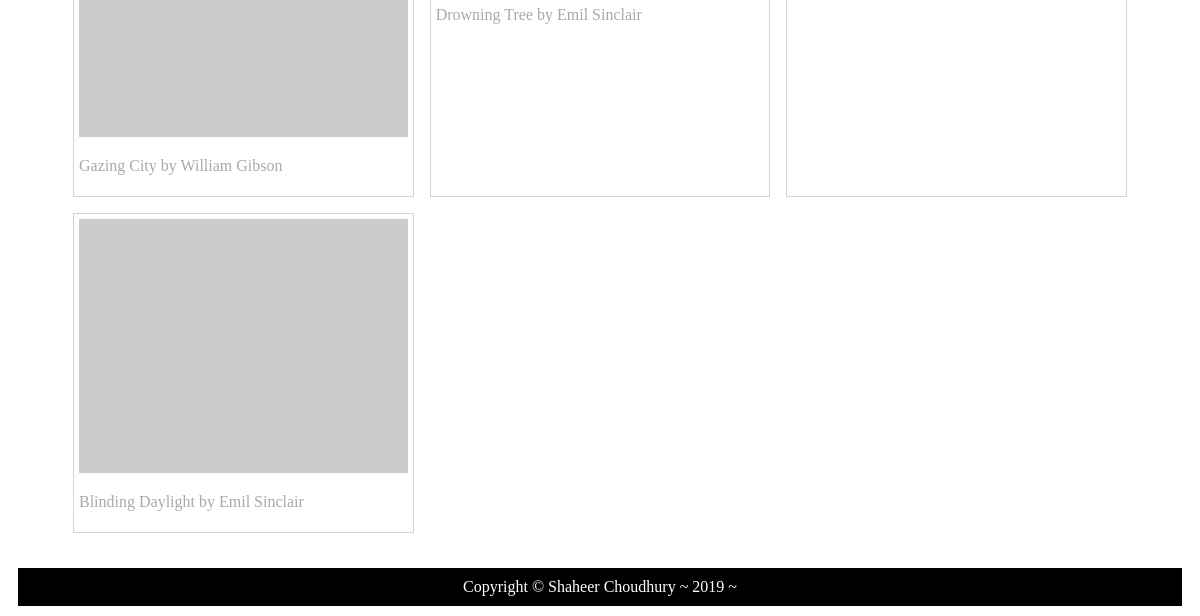
/pictures/ (lower part), run on an earlier commit of the app's database.
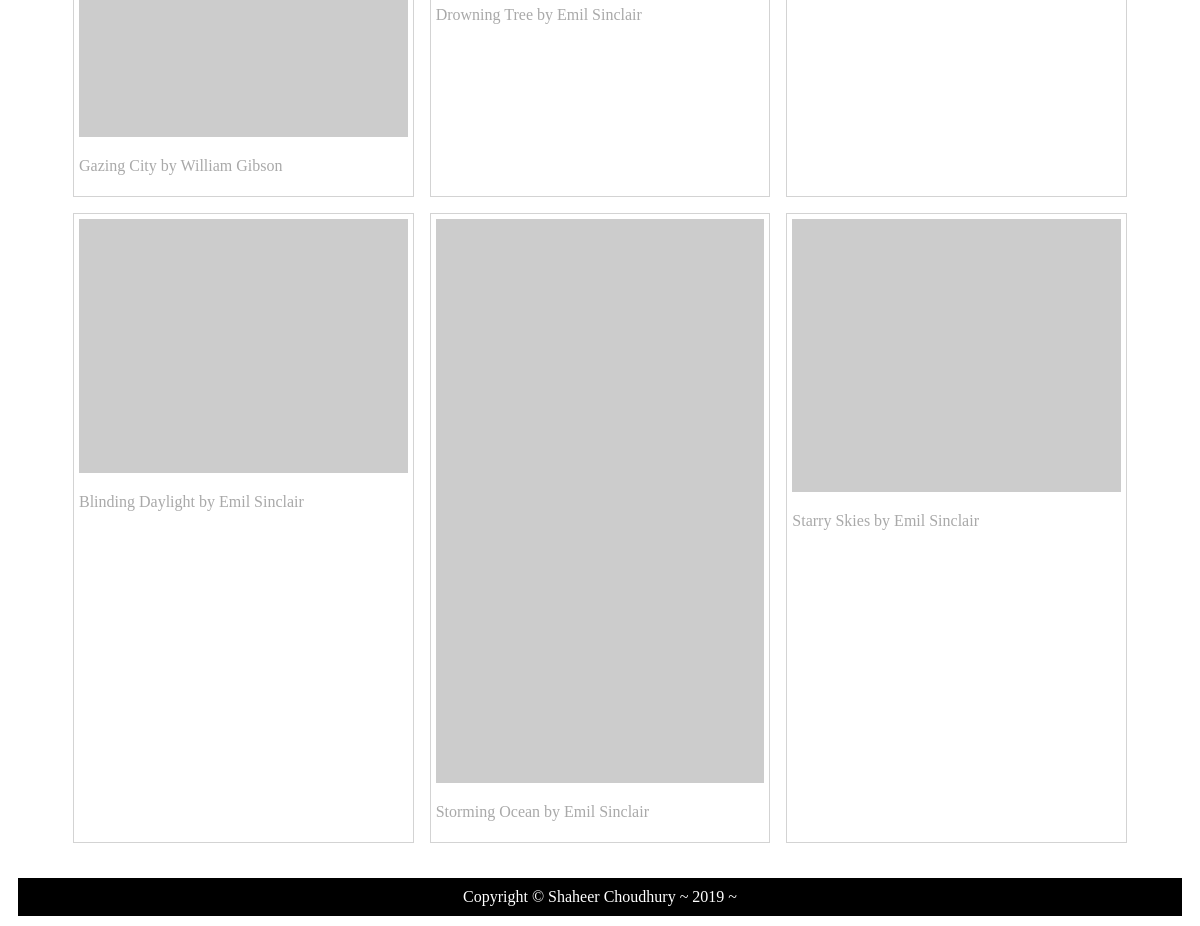
And on a later commit of the database.
### photogur/models.py (models this page shows, shortened)
class Picture(models.Model):
    title = models.CharField(max_length=255)
    artist = models.CharField(max_length=255)
    url = models.CharField(max_length=255, validators=[URLValidator()])
    user = models.ForeignKey(User, on_delete=models.CASCADE, related_name='pictures')

### photogur/views.py (the view)
# urls.py: path('pictures/', pictures_html),
def pictures_html(request):
    context = { 'pictures': Picture.objects.all() }
    response = render(request, 'pictures.html', context)
    return HttpResponse(response)

### photogur/templates/pictures.html
{% extends 'base.html' %}
{% block content %}
    <div class = "main_gallery">
    {% for picture in pictures %}
        <a href="{% url 'picture_details' id=picture.pk %}">
            <img src='{{ picture.url }}' alt="Error9000" class="main_images">
            <p class = "image_info"> {{ picture.title }} by {{ picture.artist }}</p>
        </a>
    {% endfor %}
    </div>
{% endblock %}

### photogur/templates/base.html (shortened to what this page needs)
{% load staticfiles %}
<!DOCTYPE html>
<html lang="en">
<head>
    <link rel="stylesheet" href="{% static 'css/main.css' %}">
</head>
<body>
    <main>
        {% block content %}
        {% endblock %}
    </main>
    <footer class = "main_footer">Copyright © Shaheer Choudhury ~ 2019 ~</footer>
</body>
</html>

### photogur/static/css/main.css (style rules this page uses)
.main_footer { background-color: black; color: white; text-align: center; margin: 10px; padding: 10px; }
.main_gallery { display: grid; grid-template-columns: 1fr; max-width: 100%; grid-gap: 1em; background-color: white; margin: 10px 10px; padding: 15px; }
.main_images { max-width: 100%; }
.main_gallery > a { border: 1px solid lightgrey; padding: 5px; text-decoration: none; }
.image_info { color: darkgrey; }
@media only screen and (min-width: 700px) { .main_gallery { display: grid; grid-template-columns: 1fr 1fr; } }
@media only screen and (min-width: 998px) { .main_gallery { display: grid; grid-template-columns: 1fr 1fr 1fr; max-width: 100%; grid-gap: 1em; background-color: white; margin: 20px 50px; padding: 15px; } }

What changed in the data, as far as the page shows it:
added Picture: title "Storming Ocean", artist "Emil Sinclair"
added Picture: title "Starry Skies", artist "Emil Sinclair"
